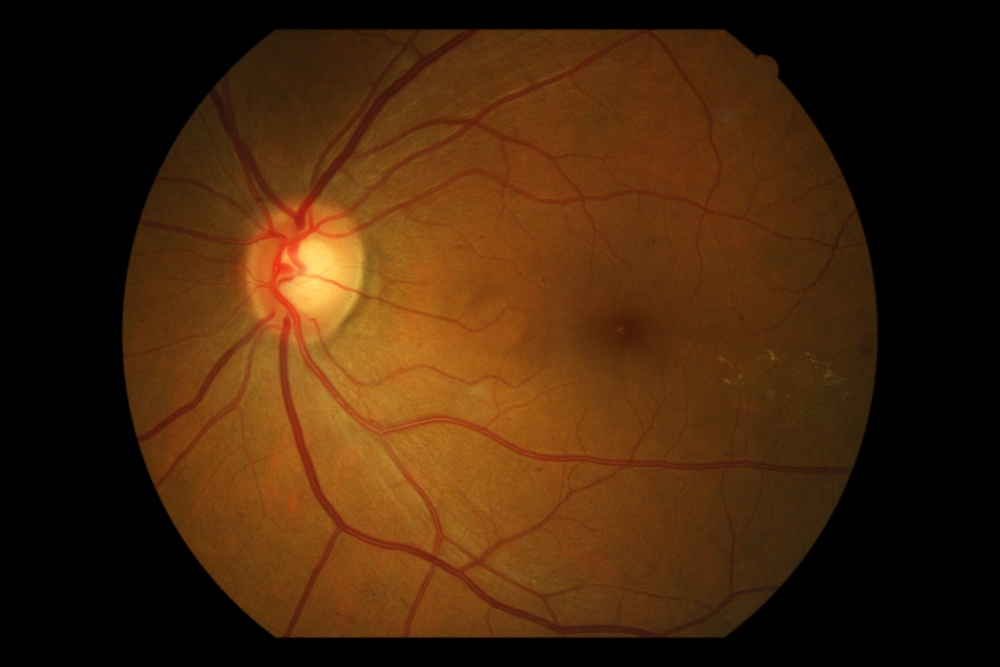
#> input picture unet/test/1.jpg, 1000 x 667 px, shrunk from 2544 x 1696 before the run; its folder holds only this picture in this run
$ python Enhance.py
#> lines starting #> are read from the running program, lines starting #| are printed output that depends on the picture
import cv2

dataroot = 'test'
saveroot = 'enhance_images'
from copy import copy
import numpy as np
import matplotlib.pyplot as plt

bgr = None


def get_rgb_(i):
#> called with i = 1
    global bgr
    img = cv2.imread(dataroot + "/%d.jpg" % i, cv2.IMREAD_COLOR)
#> img is the input picture: shape (667, 1000, 3); mean B, G, R 10.9, 37.1, 67.9
    bgr = img
    HSV = cv2.cvtColor(img, cv2.COLOR_BGR2HSV)
#> HSV: shape (667, 1000, 3); mean H, S, V 9.3, 135.3, 67.9
    # cv2.imshow('HSV', HSV)
    H, S, V = cv2.split(HSV)
    # cv2.imshow('S', V)
    # cv2.waitKey(0)
    return H, S, V


def HE(i):
    img = cv2.imread(dataroot + "/%d.jpg" % i, 0)
    equ = cv2.equalizeHist(img)  # 输入为灰度图
    res = np.hstack((img, equ))  # stacking images side-by-side
    cv2.imshow(dataroot + "/%d.jpg" % i, res)
    cv2.waitKey(0)
    cv2.destroyAllWindows()


def CLAHE(img, i):
    # #返回彩色图像
    # image = cv2.imread('meiss.png', cv2.IMREAD_COLOR)
    # #将彩色图像分割为b,g,r3个通道
    # b, g, r = cv2.split(image)
    gray_image = cv2.cvtColor(img, cv2.COLOR_BGR2LAB)
    # 剪辑限制(对比度阈值)为0.01，图块数量为8*8,有点问题
    clahe = cv2.createCLAHE(clipLimit=1.81, tileGridSize=(8, 8))
    l, a, b = cv2.split(gray_image)
    L = clahe.apply(l)
    image = cv2.merge([L, a, b])
    new2_rbg_color = cv2.cvtColor(image, cv2.COLOR_LAB2BGR)

    cv2.imwrite(saveroot + "/%d.jpg" % i, new2_rbg_color, [cv2.IMWRITE_JPEG_QUALITY, 50])


def gama_(img):
    # 默认gamma值为1.0，默认不变化
    def adjust_gamma(image, gamma=2.2):
#> called with gamma = 2.2
        invgamma = 1 / gamma
        brighter_image = np.array(np.power((image / 255), invgamma) * 255, dtype=np.uint8)
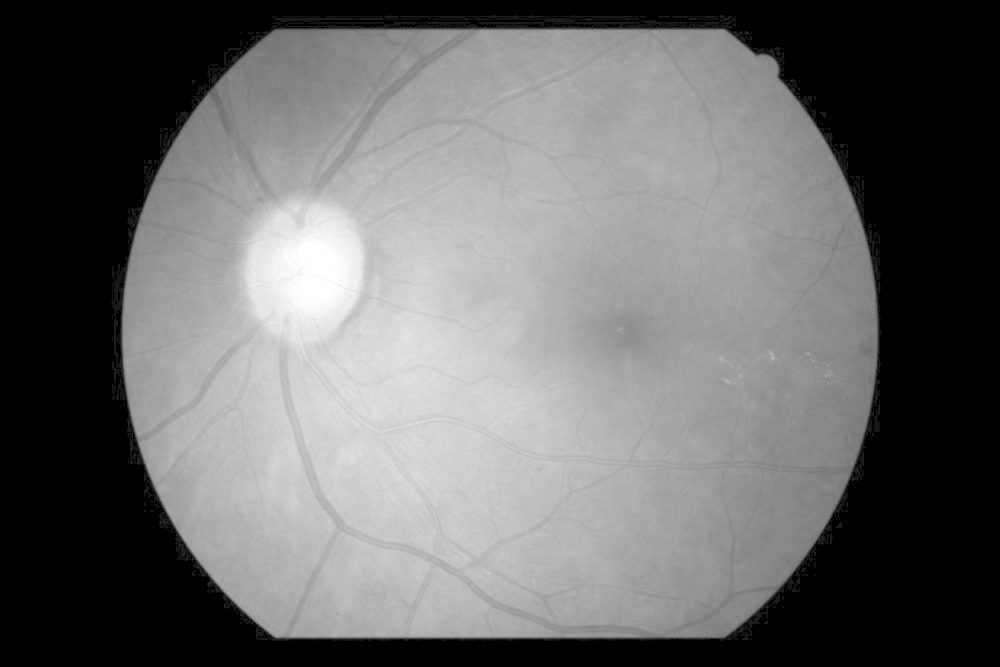
#> brighter_image: shape (667, 1000); min 0, max 255, mean 105.2
        return brighter_image

    # gamma大于1，变亮
    img_gamma1 = adjust_gamma(img, gamma=2.2)
    # gamma小于1，变暗
    img_gamma2 = adjust_gamma(img, gamma=0.5)
    return img_gamma1


if __name__ == '__main__':
    for i in range(1, 16):
        H, S, V = get_rgb_(i)
        new_V = gama_(V)
        new_img_hsv = cv2.merge((H, S, new_V))
#> new_img_hsv: shape (667, 1000, 3); mean H, S, V 9.3, 135.3, 105.2
        new_bgr_color = cv2.cvtColor(new_img_hsv, cv2.COLOR_HSV2BGR)
        b_x, g_x, r_x = cv2.split(bgr)
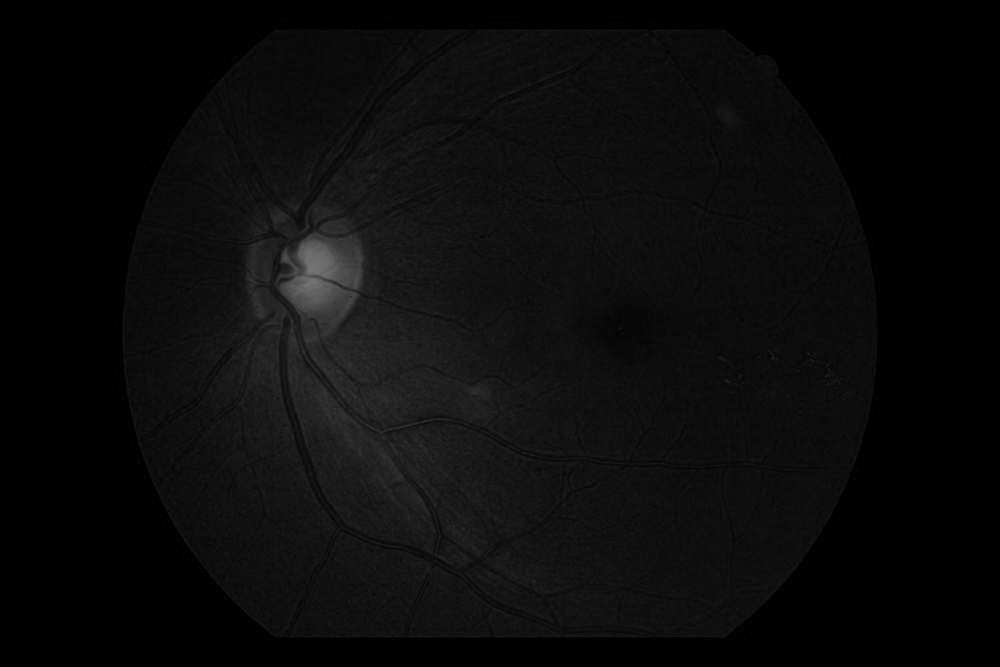
#> b_x: shape (667, 1000); min 0, max 119, mean 10.9
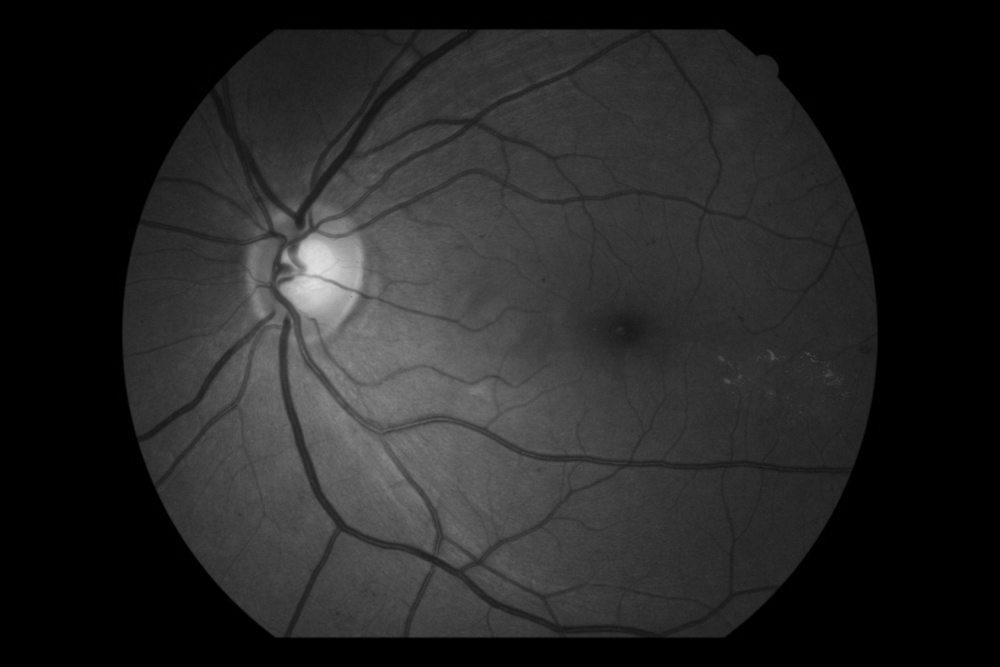
#> g_x: shape (667, 1000); min 0, max 223, mean 37.1
        b1_x, g1_x, r1_x = cv2.split(new_bgr_color)
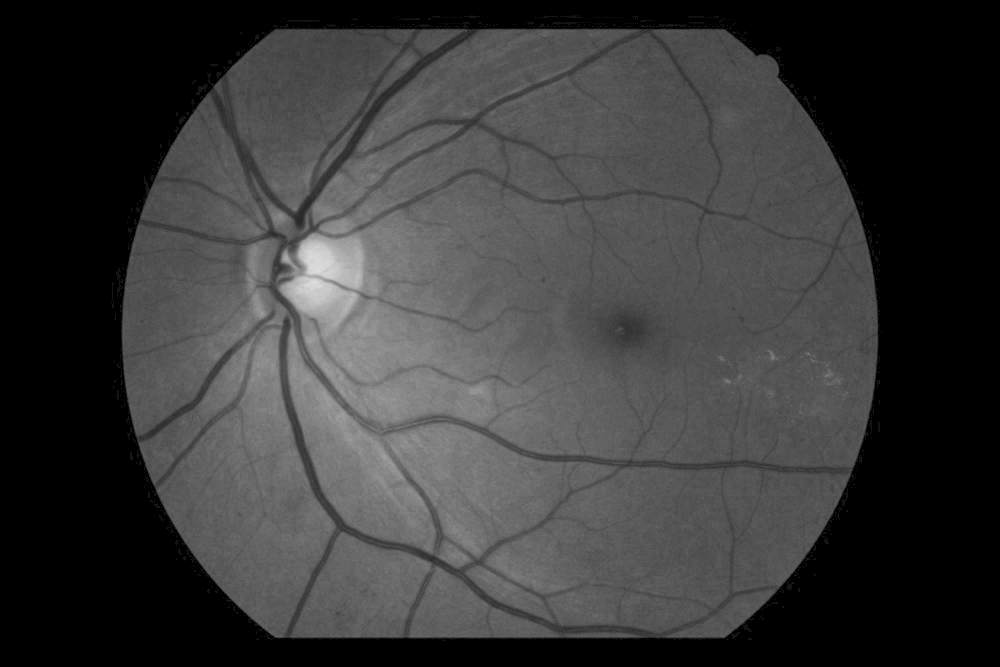
#> g1_x: shape (667, 1000); min 0, max 222, mean 56.8
        # [12 lines of commented-out code are left out]

        CLAHE(new_bgr_color, i)
#> in CLAHE, `gray_image = cv2.cvtColor(img, cv2.COLOR_BGR2LAB)`: gray_image: shape (667, 1000, 3); mean of channels 0, 1, 2 74.5, 144.8, 157.6
#> in CLAHE, `l, a, b = cv2.split(gray_image)`:
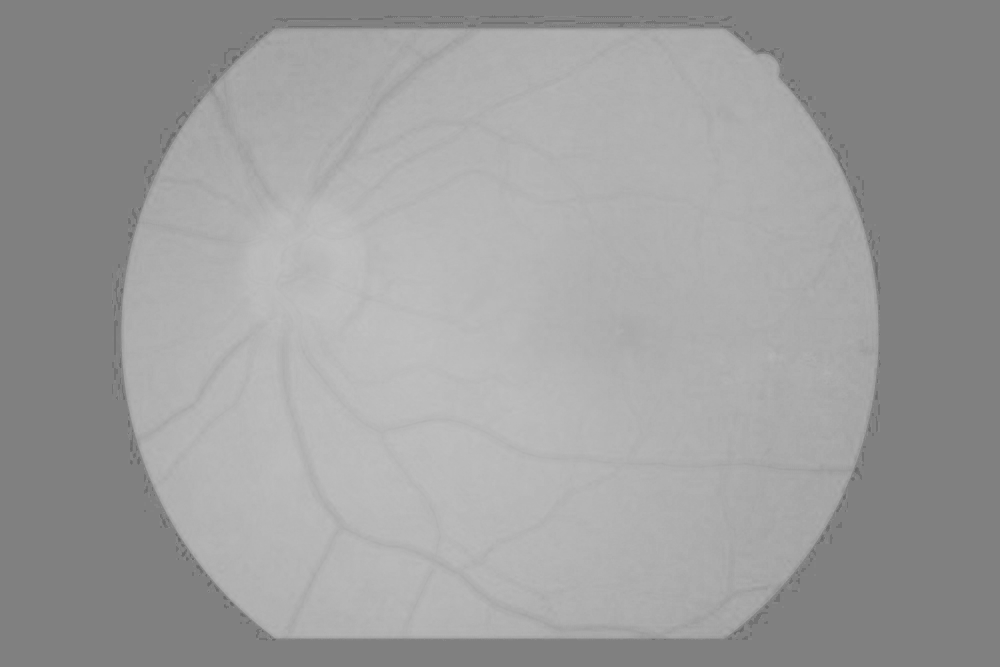
#> b: shape (667, 1000); min 103, max 193, mean 157.6
#> in CLAHE, `L = clahe.apply(l)`:
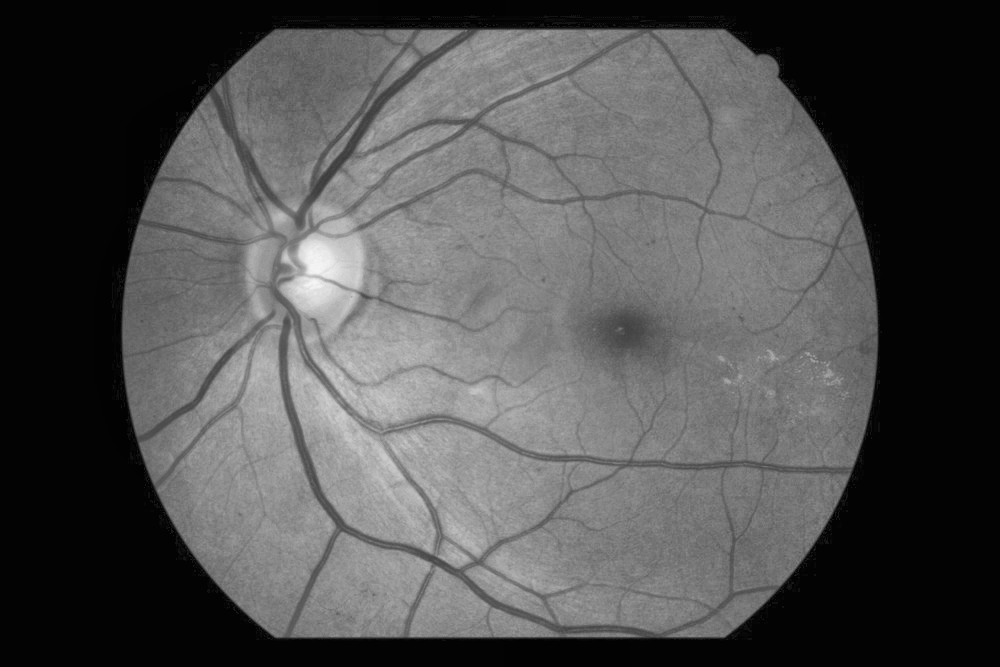
#> L: shape (667, 1000); min 2, max 245, mean 79.6
#> in CLAHE, `image = cv2.merge([L, a, b])`: image: shape (667, 1000, 3); mean of channels 0, 1, 2 79.6, 144.8, 157.6
#> in CLAHE, `new2_rbg_color = cv2.cvtColor(image, cv2.COLOR_LAB2BGR)`:
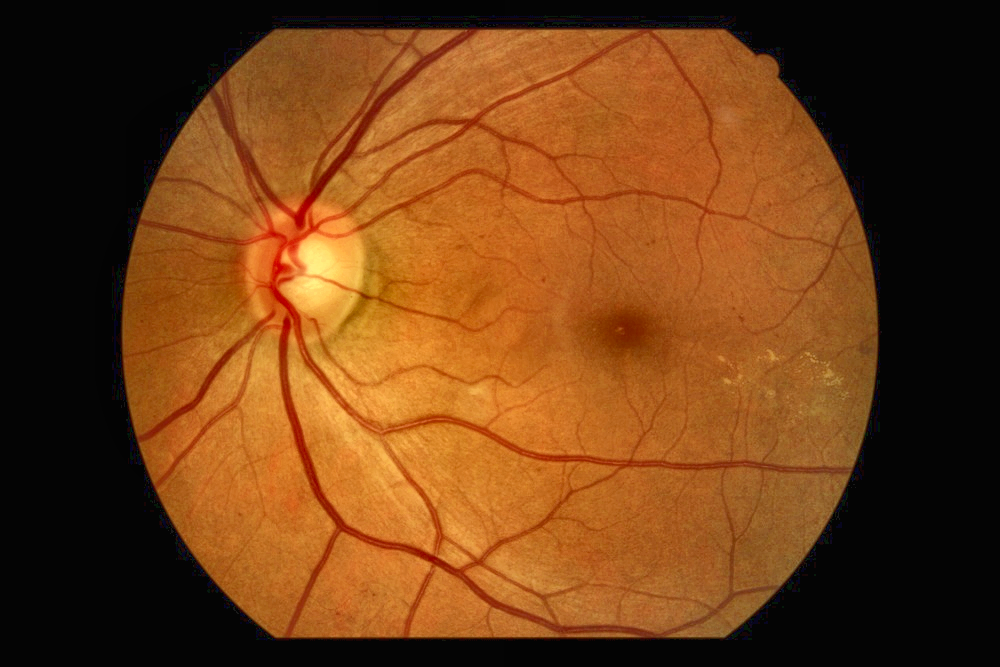
#> new2_rbg_color: shape (667, 1000, 3); mean B, G, R 22.1, 62.2, 111.1
#> (the run stopped early here; a loop or call above may not have finished)
